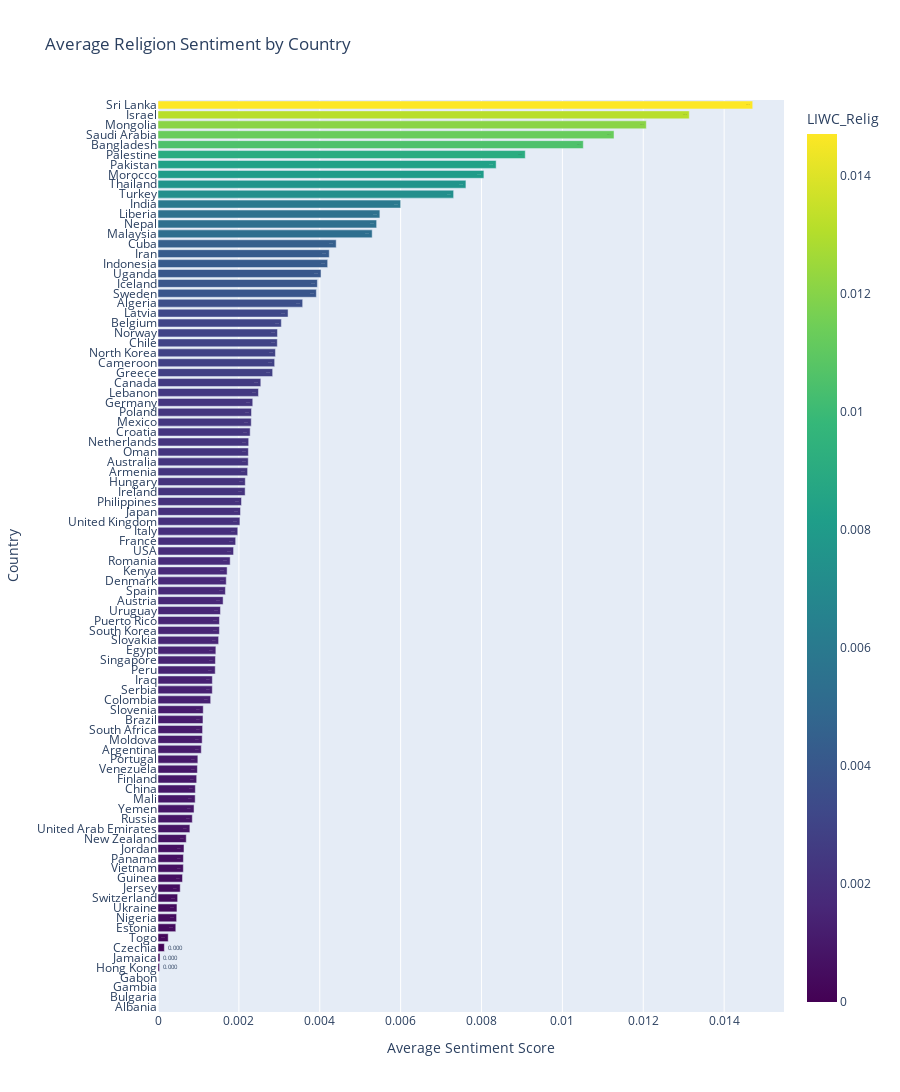

The notebook cell this image was saved under:
### Code cell
metric = "LIWC_Relig"
title="Average Religion Sentiment by Country"

pl.plot_countries_by_metric(avg_props_by_country, metric, title)

### Figure 1 — Plotly figure (JSON) as saved in the notebook; plotly's stock layout.template omitted (floating-point values rounded to 4 significant figures)
{"data": [{"hovertemplate": "LIWC_Relig=%{marker.color}<br>source_country=%{y}<extra></extra>", "legendgroup": "", "marker": {"color": [0.0, 0.0, 0.0, 0.0, 3.866e-05, 4.839e-05, 0.0001573, 0.0002525, 0.0004398, 0.0004602, 0.0004688, 0.0004857, 0.0005495, 0.0006061, 0.0006269, 0.0006285, 0.0006425, 0.0006987, 0.000788, 0.0008483, 0.0008912, 0.0009193, 0.0009236, 0.0009566, 0.0009745, 0.0009851, 0.00107, 0.001092, 0.001102, 0.001112, 0.001119, 0.001303, 0.001343, 0.001344, 0.001415, 0.00142, 0.001431, 0.001499, 0.001519, 0.00152, 0.001545, 0.00161, 0.001667, 0.001688, 0.001709, 0.001785, 0.001869, 0.00192, 0.001972, 0.002026, 0.00204, 0.002065, 0.002155, 0.002158, 0.002216, 0.002232, 0.002235, 0.002243, 0.002279, 0.002306, 0.002312, 0.002343, 0.002484, 0.002542, 0.002835, 0.002885, 0.002904, 0.002951, 0.002954, 0.00305, 0.003216, 0.003577, 0.003916, 0.003941, 0.004031, 0.004196, 0.004235, 0.004406, 0.005296, 0.005407, 0.005486, 0.006, 0.00731, 0.007614, 0.008059, 0.008362, 0.009082, 0.01052, 0.01128, 0.01207, 0.01314, 0.01471], "coloraxis": "coloraxis", "pattern": {"shape": ""}}, "name": "", "orientation": "h", "showlegend": false, "textposition": "auto", "texttemplate": "%{x:.3f}", "type": "bar", "x": [0.0, 0.0, 0.0, 0.0, 3.866e-05, 4.839e-05, 0.0001573, 0.0002525, 0.0004398, 0.0004602, 0.0004688, 0.0004857, 0.0005495, 0.0006061, 0.0006269, 0.0006285, 0.0006425, 0.0006987, 0.000788, 0.0008483, 0.0008912, 0.0009193, 0.0009236, 0.0009566, 0.0009745, 0.0009851, 0.00107, 0.001092, 0.001102, 0.001112, 0.001119, 0.001303, 0.001343, 0.001344, 0.001415, 0.00142, 0.001431, 0.001499, 0.001519, 0.00152, 0.001545, 0.00161, 0.001667, 0.001688, 0.001709, 0.001785, 0.001869, 0.00192, 0.001972, 0.002026, 0.00204, 0.002065, 0.002155, 0.002158, 0.002216, 0.002232, 0.002235, 0.002243, 0.002279, 0.002306, 0.002312, 0.002343, 0.002484, 0.002542, 0.002835, 0.002885, 0.002904, 0.002951, 0.002954, 0.00305, 0.003216, 0.003577, 0.003916, 0.003941, 0.004031, 0.004196, 0.004235, 0.004406, 0.005296, 0.005407, 0.005486, 0.006, 0.00731, 0.007614, 0.008059, 0.008362, 0.009082, 0.01052, 0.01128, 0.01207, 0.01314, 0.01471], "xaxis": "x", "y": ["Albania", "Bulgaria", "Gambia", "Gabon", "Hong Kong", "Jamaica", "Czechia", "Togo", "Estonia", "Nigeria", "Ukraine", "Switzerland", "Jersey", "Guinea", "Vietnam", "Panama", "Jordan", "New Zealand", "United Arab Emirates", "Russia", "Yemen", "Mali", "China", "Finland", "Venezuela", "Portugal", "Argentina", "Moldova", "South Africa", "Brazil", "Slovenia", "Colombia", "Serbia", "Iraq", "Peru", "Singapore", "Egypt", "Slovakia", "South Korea", "Puerto Rico", "Uruguay", "Austria", "Spain", "Denmark", "Kenya", "Romania", "USA", "France", "Italy", "United Kingdom", "Japan", "Philippines", "Ireland", "Hungary", "Armenia", "Australia", "Oman", "Netherlands", "Croatia", "Mexico", "Poland", "Germany", "Lebanon", "Canada", "Greece", "Cameroon", "North Korea", "Chile", "Norway", "Belgium", "Latvia", "Algeria", "Sweden", "Iceland", "Uganda", "Indonesia", "Iran", "Cuba", "Malaysia", "Nepal", "Liberia", "India", "Turkey", "Thailand", "Morocco", "Pakistan", "Palestine", "Bangladesh", "Saudi Arabia", "Mongolia", "Israel", "Sri Lanka"], "yaxis": "y"}], "layout": {"barmode": "relative", "coloraxis": {"colorbar": {"title": {"text": "LIWC_Relig"}}, "colorscale": [[0, "#440154"], [0.1111, "#482878"], [0.2222, "#3e4989"], [0.3333, "#31688e"], [0.4444, "#26828e"], [0.5556, "#1f9e89"], [0.6667, "#35b779"], [0.7778, "#6ece58"], [0.8889, "#b5de2b"], [1, "#fde725"]]}, "height": 1200, "legend": {"tracegroupgap": 0}, "margin": {"l": 150}, "showlegend": false, "title": {"text": "Average Religion Sentiment by Country"}, "xaxis": {"anchor": "y", "domain": [0, 1], "title": {"text": "Average Sentiment Score"}}, "yaxis": {"anchor": "x", "automargin": true, "domain": [0, 1], "dtick": 1, "title": {"text": "Country"}}}}
